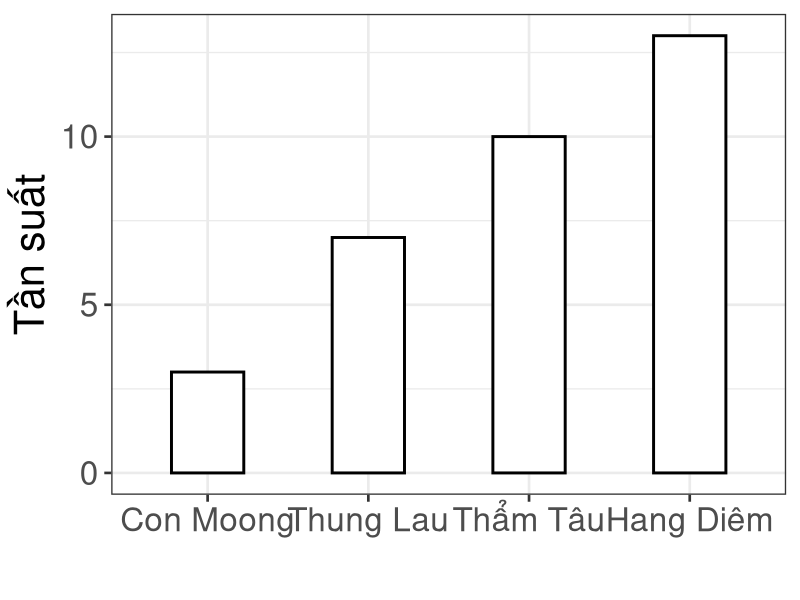
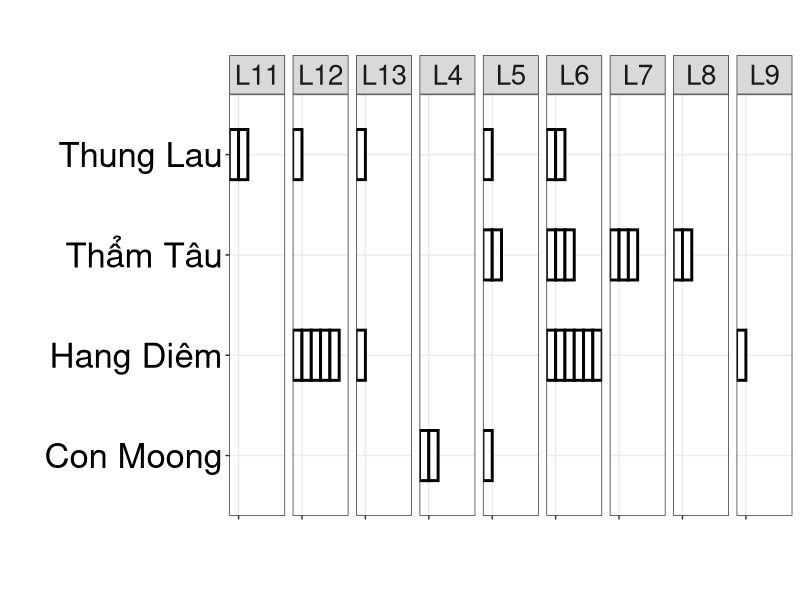
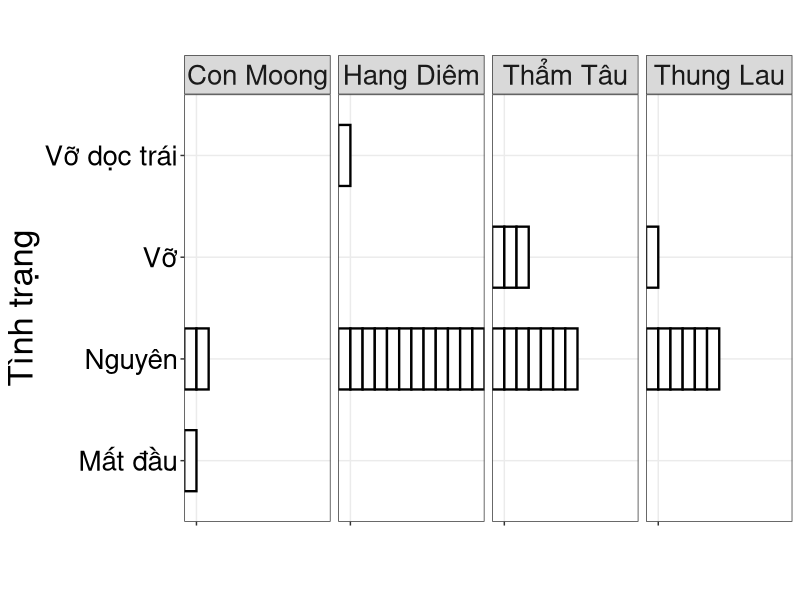
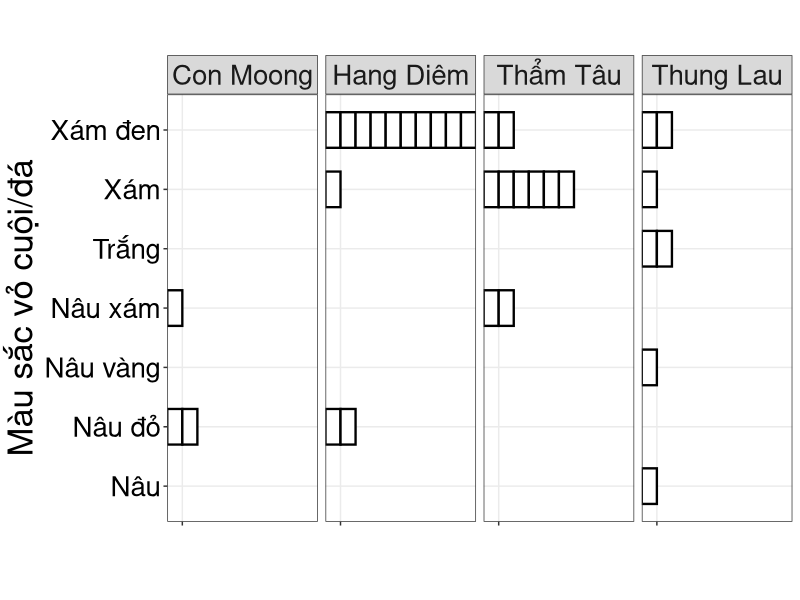
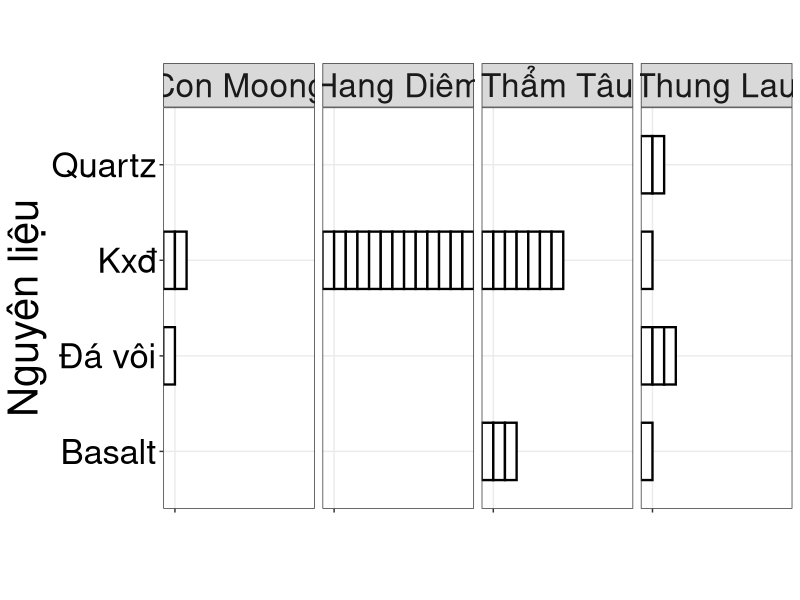
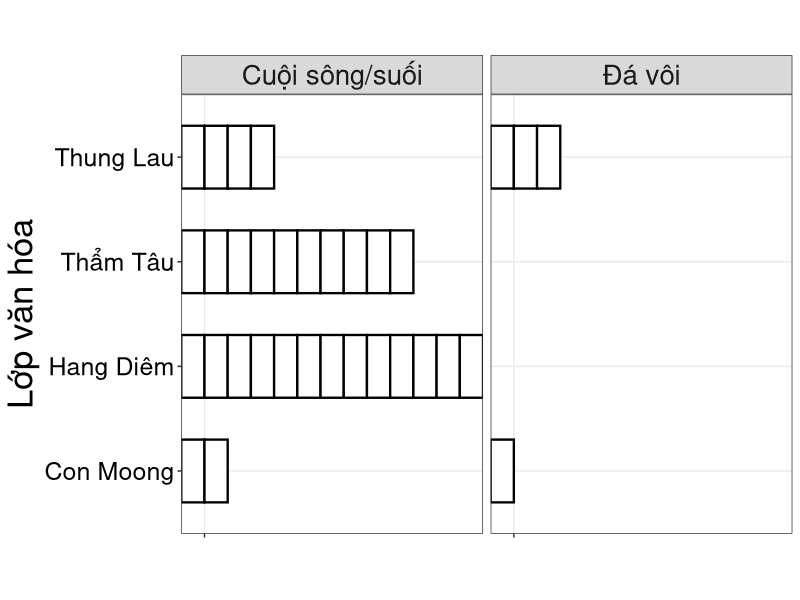
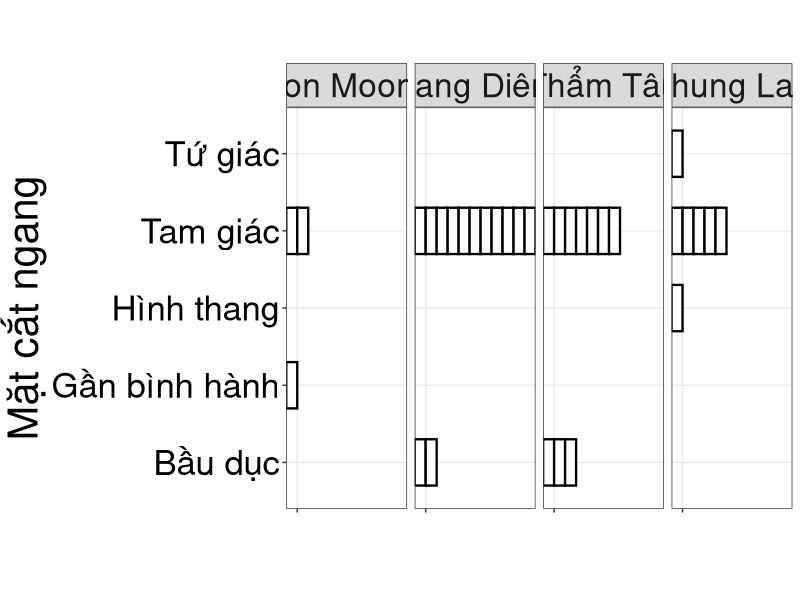
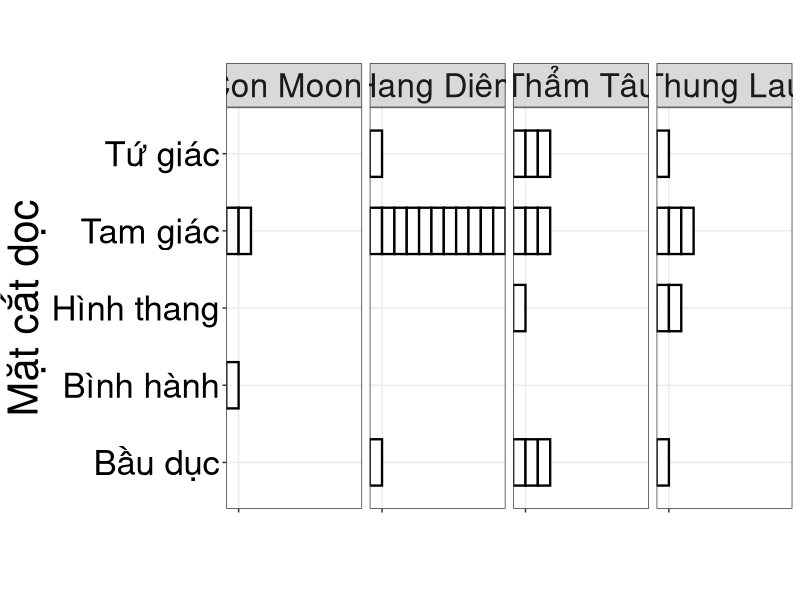

Generate these figures, in order, with R: (Note: this script raises an error after producing the figures.)
# Tan suat phan bo theo dia diem
library(readxl)
library(tidyverse)
library(ggforce)
library("broom")
library(here)
library(ggplot2)
library(ggpubr)
data2 <- read_excel("Flaketools_HBearly.xlsx", sheet = 'Sheet1')
data2
str(data2)
names(data2)
View(data2)
data2 %>% 
  group_by(`Names`) %>%
  tally()
data2_Names_tally <- data2 %>% 
  group_by(`Names`) %>% 
  tally() %>% 
  filter(`Names` != 'NA') %>% 
  arrange(desc(n))
ggplot(data2_Names_tally,
       aes(x = reorder(`Names`, n), y = n)) +
  geom_bar(stat="identity", size = 1, fill = 'white', color = 'black', fill = "white", width = 0.45) +
  theme_bw(base_size = 20) +
  theme(text = element_text(size = 30)) +
  xlab("") +
  ylab("Tần suất")


# Su phan bo cac cong cu manh theo lop - CAC DI CHI
library(readxl)
library(tidyverse)
library(ggforce)
library("broom")
library(here)
library(ggplot2)
library(ggpubr)
data2 <- read_excel("Flaketools_HBearly.xlsx", sheet = 'Sheet1')
data2
ggplot(data2, aes(x=Names, y="")) +
  geom_bar(stat="identity",colour = "black", size = 1, fill = "white", white = 0.3, width = 0.5) + 
  facet_grid(~ Context) +
  geom_text(aes(label = "")) +
  theme_bw() +
  theme(legend.text=element_text(size = 20)) +
  theme(text = element_text(size=25),
        axis.text.y = element_text(size = 25, angle = 0, hjust = 1, colour = "black"),
        axis.text.x = element_text(size = 25, angle = 0, hjust = 1, colour = "black")) +
  ylab("") +
  xlab("") +
  ggtitle("") +
  coord_flip()


# Loai hinh CONG CU MANH/TINH TRANG 
library(readxl)
library(tidyverse)
library(ggforce)
library("broom")
library(here)
library(ggplot2)
library(ggpubr)
data2 <- read_excel("Flaketools_HBearly.xlsx", sheet = 'Sheet1')
data2
ggplot(data2, aes(x=Tinhtrang, y="")) +
  geom_bar(stat="identity",colour = "black",fill = "white", size = 0.8, width = 0.6) + 
  facet_grid(~ Names) +
  geom_text(aes(label = "")) +
  theme_bw() +
  theme(legend.text=element_text("")) +
  theme(text = element_text(size=25),
        axis.text.y = element_text(size = 20, angle = 0, hjust = 1, colour = "black"),
        axis.text.x = element_text(size = 20, angle = 0, hjust = 1, colour = "black")) +
  ylab("") +
  xlab("Tình trạng") +
  ggtitle("") +
  coord_flip()


# Loai hinh CONG CU MANH/MAU SAC
library(readxl)
library(tidyverse)
library(ggforce)
library("broom")
library(here)
library(ggplot2)
library(ggpubr)
data2 <- read_excel("Flaketools_HBearly.xlsx", sheet = 'Sheet1')
data2
ggplot(data2, aes(x=Mausac, y="")) +
  geom_bar(stat="identity",colour = "black",fill = "white", size = 0.8, width = 0.6) + 
  facet_grid(~ Names) +
  geom_text(aes(label = "")) +
  theme_bw() +
  theme(legend.text=element_text("")) +
  theme(text = element_text(size=25),
        axis.text.y = element_text(size = 20, angle = 0, hjust = 1, colour = "black"),
        axis.text.x = element_text(size = 20, angle = 0, hjust = 1, colour = "black")) +
  ylab("") +
  xlab("Màu sắc vỏ cuội/đá") +
  ggtitle("") +
  coord_flip()


# Loai hinh NGUYEN LIEU - DI CHI
library(readxl)
library(tidyverse)
library(ggforce)
library("ggpubr")
library("broom")
library(here)
library(ggplot2)
data2 <- read_excel("Flaketools_HBearly.xlsx", sheet = 'Sheet1')
data2
str(data2)
ggplot(data2, aes(x=Material, y="")) +
  geom_bar(stat="identity",colour = "black", fill = "white", size = 0.8, width = 0.6) + 
  facet_grid(~ Names) +
  geom_text(aes(label = "")) +
  theme_bw() +
  theme(legend.text=element_text("")) +
  theme(text = element_text(size=30),
        axis.text.y = element_text(size = 25, angle = 0, hjust = 1, colour = "black"),
        axis.text.x = element_text(size = 25, angle = 0, hjust = 1, colour = "black")) +
  ylab("") +
  xlab("Nguyên liệu") +
  ggtitle("") +
  coord_flip()


# Loai hinh nguyen lieu theo phan bo lop van hoa
library(readxl)
library(tidyverse)
library(ggforce)
library("ggpubr")
library("broom")
library(here)
library(ggplot2)
data2 <- read_excel("Flaketools_HBearly.xlsx", sheet = 'Sheet1')
data2
ggplot(data2, aes(x=Names, y="")) +
  geom_bar(stat="identity",colour = "black", fill = "white", size = 0.8, width = 0.6) + 
  facet_grid(~ Material_1) +
  geom_text(aes(label = "")) +
  theme_bw() +
  theme(legend.text=element_text("")) +
  theme(text = element_text(size=25),
        axis.text.y = element_text(size = 18, angle = 0, hjust = 1, colour = "black"),
        axis.text.x = element_text(size = 10, angle = 0, hjust = 1, colour = "black")) +
  ylab("") +
  xlab("Lớp văn hóa") +
  ggtitle("") +
  coord_flip()


# Hinh thai MAT CANG NGANG cong cu manh cac Di chi Hoa Binh som 42-20ka
library(readxl)
library(tidyverse)
library(ggforce)
library("ggpubr")
library("broom")
library(here)
library(ggplot2)
data2 <- read_excel("Flaketools_HBearly.xlsx", sheet = 'Sheet1')
data2
ggplot(data2, aes(x=Matcatngang, y="")) +
  geom_bar(stat="identity", colour = "black", fill = "white", size = 0.8, width = 0.6) + 
  facet_grid(~ Names) +
  geom_text(aes(label = "")) +
  theme_bw() +
  theme(legend.text=element_text("")) +
  theme(text = element_text(size=30),
        axis.text.y = element_text(size = 25, angle = 0, hjust = 1, colour = "black"),
        axis.text.x = element_text(size = 25, angle = 0, hjust = 1, colour = "black")) +
  ylab("") +
  xlab("Mặt cắt ngang") +
  ggtitle("") +
  coord_flip()


# Hinh thai MAT CAT DOC cong cu manh cac Di chi Hoa Binh som 42-20ka
library(readxl)
library(tidyverse)
library(ggforce)
library("ggpubr")
library("broom")
library(here)
library(ggplot2)
data2 <- read_excel("Flaketools_HBearly.xlsx", sheet = 'Sheet1')
data2
ggplot(data2, aes(x=Matcatdoc, y="")) +
  geom_bar(stat="identity", colour = "black", fill = "white", size = 0.8, width = 0.6) + 
  facet_grid(~ Names) +
  geom_text(aes(label = "")) +
  theme_bw() +
  theme(legend.text=element_text("")) +
  theme(text = element_text(size=30),
        axis.text.y = element_text(size = 25, angle = 0, hjust = 1, colour = "black"),
        axis.text.x = element_text(size = 25, angle = 0, hjust = 1, colour = "black")) +
  ylab("") +
  xlab("Mặt cắt dọc") +
  ggtitle("") +
  coord_flip()


###----------------- TOM TAT GIA TRI TRUNG VI/TU PHAN VI---------------------###
# HANG DIEM
library(readxl)
library(tidyverse)
library(ggforce)
library("ggpubr")
library("broom")
library(here)
library(ggplot2)
data21 <- read_excel("Flaketools_HBearly.xlsx", sheet = 'Diem')
data21
View(data21)
summary(data21)
IQR(data21$Mass)
IQR(data21$Length_max)
IQR(data21$Length)
data21$Width<- as.numeric(data21$Width)
data21 <- data21 %>% drop_na(Width)
IQR(data21$Width)
IQR(data21$Thickness)
IQR(data21$Platform_width)
IQR(data21$Platform_thickness)
IQR(data21$Gocghe_ngoai)
IQR(data21$Gocghe_trong)
data21$Tyle_voda<- as.numeric(data21$Tyle_voda)
data21 <- data21 %>% drop_na(Tyle_voda)
IQR(data21$Tyle_voda)
IQR(data21$Sovetghe)
IQR(data21$Lopghe)

# THAM TAU
library(readxl)
library(tidyverse)
library(ggforce)
library("ggpubr")
library("broom")
library(here)
library(ggplot2)
data22 <- read_excel("Flaketools_HBearly.xlsx", sheet = 'Tau')
data22
View(data22)
summary(data22)
IQR(data22$Mass)
IQR(data22$Length_max)
IQR(data22$Length)
data22$Width<- as.numeric(data22$Width)
data22 <- data22 %>% drop_na(Width)
IQR(data22$Width)
IQR(data22$Thickness)
IQR(data22$Platform_width)
IQR(data22$Platform_thickness)
IQR(data22$Gocghe_ngoai)
IQR(data22$Gocghe_trong)
data22$Tyle_voda<- as.numeric(data22$Tyle_voda)
data22 <- data22 %>% drop_na(Tyle_voda)
IQR(data22$Tyle_voda)
IQR(data22$Sovetghe)
IQR(data22$Lopghe)


# THUNG LAU
library(readxl)
library(tidyverse)
library(ggforce)
library("ggpubr")
library("broom")
library(here)
library(ggplot2)
data23 <- read_excel("Flaketools_HBearly.xlsx", sheet = 'Lau')
data23
View(data23)
summary(data23)
IQR(data23$Mass)
IQR(data23$Length_max)
IQR(data23$Length)
data23$Width<- as.numeric(data23$Width)
data23 <- data23 %>% drop_na(Width)
IQR(data23$Width)
IQR(data23$Thickness)
IQR(data23$Platform_width)
IQR(data23$Platform_thickness)
IQR(data23$Gocghe_ngoai)
IQR(data23$Gocghe_trong)
data23$Tyle_voda<- as.numeric(data23$Tyle_voda)
data23 <- data23 %>% drop_na(Tyle_voda)
IQR(data23$Tyle_voda)
IQR(data23$Sovetghe)
IQR(data23$Lopghe)


###------------------------------------QUY MO--------------------------------------###
# Chi so Trung Vi va Di chi
# Di chi va Trong luong
library(readxl)
library(tidyverse)
library(ggforce)
library("broom")
library(ggpubr)
library(here)
library(ggplot2)
data2 <- read_excel("Flaketools_HBearly.xlsx", sheet = 'Sheet1')
data2
names(data2)
data2$Mass <- as.numeric(data2$Mass)
data2 <- data2 %>% drop_na(Mass)
ggplot(data2 , aes(x = Names, y = Mass)) + 
  geom_boxplot(width = 0.5, size = 0.9) +
  geom_jitter(height = 0,  width = 0.05, alpha = 0.3) +
  theme_bw() +
  theme(legend.position = "bottom") +
  theme(text = element_text(size=30),
        axis.text.y = element_text(size = 25, angle = 0, hjust = 0.5),
        axis.text.x = element_text(size = 25, angle = 0, hjust = 0.5, color = 'black')) + # Cach thay doi SIZE cua phong chu o chu thich X-axis
  xlab("") +
  ylab("Trọng lượng (g)") +
  ggtitle("") +
  labs(fill = "Nguyên liệu: ") +
  scale_y_log10()
# Anova: LOP VAN HOA va TRONG LUONG
attach(data2)
str(data2)
av1 = aov(Mass ~ Names)
summary(av1)
av1
TukeyHSD(av1)
tk = TukeyHSD(av1)
plot(tk)


# DI CHI VA CHIEU DAI
library(readxl)
library(tidyverse)
library(ggforce)
library("broom")
library(ggpubr)
library(here)
library(ggplot2)
data2 <- read_excel("Flaketools_HBearly.xlsx", sheet = 'Sheet1')
data2
str(data2)
data2$Length <- as.numeric(data2$Length)
data2 <- data2 %>% drop_na(Length)
ggplot(data2 , aes(x = Names, y = Length)) + 
  geom_boxplot(width = 0.5, size = 0.7) +
  geom_jitter(height = 0,  width = 0.05, alpha = 0.3) +
  theme_bw() +
  theme(legend.position = "bottom") +
  theme(text = element_text(size=30),
        axis.text.y = element_text(size = 25, angle = 0, hjust = 0.5),
        axis.text.x = element_text(size = 25, angle = 0, hjust = 0.5, color = 'black')) + # Cach thay doi SIZE cua phong chu o chu thich X-axis
  xlab("") +
  ylab("Chiều dài (mm)") +
  ggtitle("") +
  labs(fill = "Nguyên liệu: ") +
  scale_y_log10()
# Anova: LOP VAN HOA va CHIEU DAI
attach(data2)
str(data2)
av = aov(Length ~ Names)
summary(av)
av
TukeyHSD(av)
tk = TukeyHSD(av)
plot(tk)


# DI CHI VA CHIEU RONG
library(readxl)
library(tidyverse)
library(ggforce)
library("broom")
library(ggpubr)
library(here)
library(ggplot2)
data2 <- read_excel("Flaketools_HBearly.xlsx", sheet = 'Sheet1')
data2
data2$Width <- as.numeric(data2$Width)
data2 <- data2 %>% drop_na(Width)
ggplot(data2 , aes(x = Names, y = Width)) + 
  geom_boxplot(width = 0.5, size = 0.9) +
  geom_jitter(height = 0,  width = 0.2, alpha = 0.3) +
  theme_bw() +
  theme(legend.position = "bottom") +
  theme(text = element_text(size=30),
        axis.text.y = element_text(size = 25, angle = 0, hjust = 0.5),
        axis.text.x = element_text(size = 25, angle = 0, hjust = 0.5)) + # Cach thay doi SIZE cua phong chu o chu thich X-axis
  xlab("") +
  ylab("Chiều rộng (mm)") +
  ggtitle("") +
  labs(fill = "Nguyên liệu: ") +
  scale_y_log10()
# Anova: LOP VAN HOA va CHIEU RONG
attach(data2)
str(data2)
av = aov(Width ~ Names)
summary(av)
av
TukeyHSD(av)
tk = TukeyHSD(av)
plot(tk)


# DI CHI VA CHIEU DAY
library(readxl)
library(tidyverse)
library(ggforce)
library("broom")
library(ggpubr)
library(here)
library(ggplot2)
data2 <- read_excel("Flaketools_HBearly.xlsx", sheet = 'Sheet1')
data2
data2$Thickness <- as.numeric(data2$Thickness)
data2 <- data2 %>% drop_na(Thickness)
ggplot(data2 , aes(x = Names, y = Thickness)) + 
  geom_boxplot(width = 0.5, size = 0.7) +
  geom_jitter(height = 0,  width = 0.2, alpha = 0.3) +
  theme_bw() +
  theme(legend.position = "bottom") +
  theme(text = element_text(size=30),
        axis.text.y = element_text(size = 25, angle = 0, hjust = 0.5),
        axis.text.x = element_text(size = 25, angle = 0, hjust = 0.5)) + # Cach thay doi SIZE cua phong chu o chu thich X-axis
  xlab("") +
  ylab("Chiều dày (mm)") +
  ggtitle("") +
  labs(fill = "Nguyên liệu: ") +
  scale_y_log10()
# Anova: NGUYEN LIEU va CHIEU DAY
attach(data2)
str(data2)
av = aov(Thickness ~ Names)
summary(av)
av
TukeyHSD(av)
tk = TukeyHSD(av)
plot(tk)


## HE SO TUONG QUAN - QUY MO----------------------------------------------------
library(readxl)
library(tidyverse)
library(ggforce)
library("broom")
library(ggpubr)
library(here)
library(ggplot2)
data2 <- read_excel("Flaketools_HBearly.xlsx", sheet = 'Sheet1')
data2
str(data2)
attach(data2)
cor.test(Length, Width, method = "pearson")
cor.test(Edge_angle1, Thickness, method = "pearson")

# Mass/Max_dimension - rat OK
library(readxl)
library(tidyverse)
library(ggforce)
library("broom")
library(ggpubr)
library(here)
library(ggplot2)
data2 <- read_excel("Flaketools_HBearly.xlsx", sheet = 'Sheet1')
data2
names(data2)
data2$Mass <- as.numeric(data2$Mass)
data2$Length <- as.numeric(data2$Length)
data2 <- data2 %>% drop_na(Mass)
data2 <- data2 %>% drop_na(Length)
ggscatter(data2 , x = "Mass", y = "Length",
          color = "black", shape = 1, size = 8, # Points color, shape and size
          add = "reg.line",  # Add regressin line
          add.params = list(color = "blue", fill = "lightgray"), # Customize reg. line
          conf.int = TRUE, # Add confidence intehttp://127.0.0.1:22589/graphics/plot_zoom_png?width=2034&height=1046rval
          cor.coef = TRUE, # Add correlation coefficient. see ?stat_cor
          cor.coeff.args = list(method = "perason", label.x = 2, label.sep = "\n")
) +
  stat_cor(method = "pearson", label.x = 10, label.y = 120, size = 6) +
  geom_point(alpha = 0.05, size = 1, fill = "black" , color = "black") +
  facet_grid(~ Names) +
  theme_bw() +
  theme(legend.text=element_text(size = 30)) +
  theme(text = element_text(size = 30),
        axis.text.y = element_text(size = 25, angle = 0, hjust = 1, colour = "black"),
        axis.text.x = element_text(size = 25, angle = 0, hjust = 1, colour = "black")) +
  theme_bw(base_size = 25) +
  theme(aspect.ratio = 4/6) +
  ylab("Trọng lượng (g)") +
  xlab("Chiều dài (mm)") +
  ggtitle("")


# He so tuong quan chieu Dai va Rong - rat OK
library(readxl)
library(tidyverse)
library(ggforce)
library("ggpubr")
library("broom")
library(here)
library(ggplot2)
data2 <- read_excel("Flaketools_HBearly.xlsx", sheet = 'Sheet1')
data2
names(data2)
data2$Width <- as.numeric(data2$Width)
data2$Length <- as.numeric(data2$Length)
data2 <- data2 %>% drop_na(Width)
data2 <- data2 %>% drop_na(Length)
ggscatter(data2 , x = "Width", y = "Length",
          color = "black", shape = 1, size = 6, # Points color, shape and size
          add = "reg.line",  # Add regressin line
          add.params = list(color = "blue", fill = "lightgray"), # Customize reg. line
          conf.int = TRUE, # Add confidence intehttp://127.0.0.1:22589/graphics/plot_zoom_png?width=2034&height=1046rval
          cor.coef = TRUE, # Add correlation coefficient. see ?stat_cor
          cor.coeff.args = list(method = "Pearsom", label.x = 2, label.sep = "\n")
) +
  stat_cor(method = "pearson", label.x = 10, label.y = 100, size = 6) +
  geom_point(alpha = 0.05, size = 8, fill = "black" , color = "black") +
  facet_grid(~ Names) +
  theme_bw() +
  theme(legend.text=element_text(size = 30)) +
  theme(text = element_text(size = 30),
        axis.text.y = element_text(size = 25, angle = 0, hjust = 10, colour = "black"),
        axis.text.x = element_text(size = 25, angle = 0, hjust = 1, colour = "black")) +
  theme_bw(base_size = 25) +  theme(aspect.ratio = 4/6) +
  ggtitle("") +
  xlab("Chiều rộng (mm)") +
  ylab("Chiều dài (mm)")


# He so tuong quan chieu Dai va Rong - rat OK
library(readxl)
library(tidyverse)
library(ggforce)
library("ggpubr")
library("broom")
library(here)
library(ggplot2)
data2 <- read_excel("Flaketools_HBearly.xlsx", sheet = 'Sheet1')
data2
str(data2)
names(data2)
data2$Width <- as.numeric(data2$Width)
data2$Thickness <- as.numeric(data2$Thickness)
data2 <- data2 %>% drop_na(Width)
data2 <- data2 %>% drop_na(Thickness)
ggscatter(data2 , x = "Width", y = "Thickness",
          color = "black", shape = 21, size = 5, # Points color, shape and size
          add = "reg.line",  # Add regressin line
          add.params = list(color = "blue", fill = "lightgray"), # Customize reg. line
          conf.int = TRUE, # Add confidence interval
          cor.coef = TRUE, # Add correlation coefficient. see ?stat_cor
          cor.coeff.args = list(method = "lm", label.x = 2, label.sep = "\n")
) +
  stat_cor(method = "pearson", label.x = 10, label.y = 30, size = 6) +
  geom_point(alpha = 0.05, size = 8, fill = "black" , color = "black") +
  facet_grid(~ Names) +
  theme_bw() +
  theme(legend.text=element_text(size = 30)) +
  theme(text = element_text(size = 30),
        axis.text.y = element_text(size = 25, angle = 0, hjust = 10, colour = "black"),
        axis.text.x = element_text(size = 25, angle = 0, hjust = 1, colour = "black")) +
  theme_bw(base_size = 25) +
  theme(aspect.ratio = 4/6) +
  ggtitle("") +
  xlab("Chiều dày (mm)") +
  ylab("Chiều rộng (mm)")


# He so tuong quan chieu Dai và Day
library(readxl)
library(tidyverse)
library(ggforce)
library("ggpubr")
library("broom")
library(here)
library(ggplot2)
data2 <- read_excel("Flaketools_HBearly.xlsx", sheet = 'Sheet1')
data2
names(data2)
data2$Length <- as.numeric(data2$Length)
data2$Thickness <- as.numeric(data2$Thickness)
data2 <- data2 %>% drop_na(Width)
data2 <- data2 %>% drop_na(Thickness)
ggscatter(data2 , x = "Length", y = "Thickness",
          color = "black", shape = 21, size = 5, # Points color, shape and size
          add = "reg.line",  # Add regressin line
          add.params = list(color = "blue", fill = "lightgray"), # Customize reg. line
          conf.int = TRUE, # Add confidence interval
          cor.coef = TRUE, # Add correlation coefficient. see ?stat_cor
          cor.coeff.args = list(method = "Pearson", label.x = 2, label.sep = "\n")
) +
  stat_cor(method = "pearson", label.x = 10, label.y = 35, size = 6) +
  geom_point(alpha = 0.05, size = 8, fill = "black" , color = "black") +
  facet_grid(~ Names) +
  theme_bw() +
  theme(legend.text=element_text(size = 30)) +
  theme(text = element_text(size = 25),
        axis.text.y = element_text(size = 25, angle = 0, hjust = 10, colour = "black"),
        axis.text.x = element_text(size = 25, angle = 0, hjust = 1, colour = "black")) +
  theme_bw(base_size = 25) +
  theme(aspect.ratio = 4/6) +
  ggtitle("") +
  xlab("Chiều dài (mm)") +
  ylab("Chiều dày (mm)")


#----------------------------- KY THUAT CHE TAC---------------------------------
#-----DIEN GHE---------------------------------
# LOAI HINH DIEN GHE
library(readxl)
library(tidyverse)
library(ggforce)
library("broom")
library(here)
library(ggplot2)
library(ggpubr)
data2 <- read_excel("Flaketools_HBearly.xlsx", sheet = 'Sheet1')
data2
str(data2)
names(data2)
View(data2)
data2 %>% 
  group_by(`Dienghe`) %>%
  tally()
data2_Dienghe_tally <- data2 %>% 
  group_by(`Dienghe`) %>% 
  tally() %>% 
  filter(`Dienghe` != 'NA') %>% 
  arrange(desc(n))
ggplot(data2_Dienghe_tally,
       aes(x = reorder(`Dienghe`, n), y = n)) +
  geom_bar(stat="identity", size = 0.8, fill = 'white', color = 'black', width = 0.6) +
  theme_bw(base_size = 12) +
  theme(text = element_text(size = 30)) +
  xlab("
       Loại diện ghè") +
  ylab("Tần suất")


# KY THUAT GHE MOT/HAI MAT
library(readxl)
library(tidyverse)
library(ggforce)
library("broom")
library(here)
library(ggplot2)
library(ggpubr)
data2 <- read_excel("Flaketools_HBearly.xlsx", sheet = 'Sheet1')
data2
str(data2)
names(data2)
View(data2)
data2 %>% 
  group_by(`Kythuatghe`) %>%
  tally()
data2_Kythuatghe_tally <- data2 %>% 
  group_by(`Kythuatghe`) %>% 
  tally() %>% 
  filter(`Kythuatghe` != 'NA') %>% 
  arrange(desc(n))
ggplot(data2_Kythuatghe_tally,
       aes(x = reorder(`Kythuatghe`, n), y = n)) +
  geom_bar(stat="identity", size = 0.8, fill = 'white', color = 'black', width = 0.5) +
  theme_bw(base_size = 12) +
  theme(text = element_text(size = 30)) +
  xlab("
       Ghè trực tiếp") +
  ylab("Tần suất")


# HUONG GHE CUA CONG CU MANH
library(readxl)
library(tidyverse)
library(ggforce)
library("broom")
library(here)
library(ggplot2)
library(ggpubr)
data2 <- read_excel("Flaketools_HBearly.xlsx", sheet = 'Sheet1')
data2
str(data2)
names(data2)
View(data2)
data2 %>% 
  group_by(`Huongnhatghe`) %>%
  tally()
data2_Huongnhatghe_tally <- data2 %>% 
  group_by(`Huongnhatghe`) %>% 
  tally() %>% 
  filter(`Huongnhatghe` != 'NA') %>% 
  arrange(desc(n))
ggplot(data2_Huongnhatghe_tally,
       aes(x = reorder(`Huongnhatghe`, n), y = n)) +
  geom_bar(stat="identity", size = 0.8, fill = 'white', color = 'black', width = 0.5) +
  theme_bw(base_size = 20) +
  theme(text = element_text(size = 30)) +
  xlab(" 
       Hướng tu chỉnh") +
  ylab("Tần suất")


# HUONG GHE CONG CỤ MANH PHAN BO THEO DI DI CHI
library(readxl)
library(tidyverse)
library(ggforce)
library("broom")
library(here)
library(ggplot2)
library(ggpubr)
data2 <- read_excel("Flaketools_HBearly.xlsx", sheet = 'Sheet1')
data2
str(data2)
data2 <- data2 %>% drop_na(Kythuatghe)
ggplot(data2, aes(x=Kythuatghe, y="", fill = "")) +
  geom_bar(stat="identity",colour = "black", size = 1, fill = "white", width = .4) + 
  facet_grid(~ Names) +
  geom_text(aes(label = "")) +
  theme_bw() +
  theme(legend.text=element_text(size = 25)) +
  theme(text = element_text(size=30),
        axis.text.y = element_text(size = 25, angle = 0, hjust = 1, colour = "black"),
        axis.text.x = element_text(size = 25, angle = 0, hjust = 1, colour = "black")) +
  ylab("") +
  xlab("
       Kỹ thuật ghè") +
  ggtitle("")


# TU CHINH HAY NOTCH
library(readxl)
library(tidyverse)
library(ggforce)
library("broom")
library(here)
library(ggplot2)
library(ggpubr)
data2 <- read_excel("Flaketools_HBearly.xlsx", sheet = 'Sheet1')
data2
str(data2)
data2 <- data2 %>% drop_na(Kythuatghedeo)
ggplot(data2, aes(x=Kythuatghedeo, y="", fill = "")) +
  geom_bar(stat="identity",colour = "black", size = 1, fill = "white", width = .4) + 
  facet_grid(~ Names) +
  geom_text(aes(label = "")) +
  theme_bw() +
  theme(legend.text=element_text(size = 25)) +
  theme(text = element_text(size=30),
        axis.text.y = element_text(size = 25, angle = 0, hjust = 1, colour = "black"),
        axis.text.x = element_text(size = 25, angle = 0, hjust = 1, colour = "black")) +
  ylab("") +
  xlab("
       Loại tu chỉnh") +
  ggtitle("") +
  coord_flip()


# PHAN BO DIEN GHE THEO LOP/DI CHI
library(readxl)
library(tidyverse)
library(ggforce)
library("broom")
library(here)
library(ggplot2)
library(ggpubr)
data2 <- read_excel("Flaketools_HBearly.xlsx", sheet = 'Sheet1')
data2
ggplot(data2, aes(x=Context, y="")) +
  geom_bar(stat="identity",colour = "black", fill = "white", size = 0.7) + 
  facet_grid(~ Names) +
  geom_text(aes(label = "")) +
  theme_bw() +
  theme(legend.text=element_text(size = 25)) +
  theme(text = element_text(size=30),
        axis.text.y = element_text(size = 25, angle = 0, hjust = 1, colour = "black"),
        axis.text.x = element_text(size = 25, angle = 0, hjust = 1, colour = "black")) +
  ylab("") +
  xlab("") +
  ggtitle("") +
  coord_flip()


# VI TRI TU CHINH LUNG/DI CHI
library(readxl)
library(tidyverse)
library(ggforce)
library("broom")
library(here)
library(ggplot2)
library(ggpubr)
data2 <- read_excel("Flaketools_HBearly.xlsx", sheet = 'Sheet1')
data2
data2 <- data2 %>% drop_na(Names)
data2 <- data2 %>% drop_na(Tuchinh_lung)
ggplot(data2, aes(x=Tuchinh_lung, y="")) +
  geom_bar(stat="identity",colour = "black", fill = "white", size = 0.7) + 
  facet_grid(~ Names) +
  geom_text(aes(label = "")) +
  theme_bw() +
  theme(legend.text=element_text(size = 25)) +
  theme(text = element_text(size=30),
        axis.text.y = element_text(size = 25, angle = 0, hjust = 1, colour = "black"),
        axis.text.x = element_text(size = 25, angle = 0, hjust = 1, colour = "black")) +
  ylab("") +
  xlab("") +
  ggtitle("Vị trí tu chỉnh mặt lưng") +
  coord_flip()


#--------------------------------GOC LUOI --------------------------------------
# GIA TRI TRUNG BINH GOC LUOI CONG CU MANH
library(readxl)
library(tidyverse)
library(ggforce)
library("broom")
library(ggpubr)
library(here)
library(ggplot2)
data2 <- read_excel("Flaketools_HBearly.xlsx", sheet = 'Sheet1')
data2
str(data2)
names(data2)
data2$Gocluoi1 <- as.numeric(data2$Gocluoi1)
data2 <- data2 %>% drop_na(Gocluoi1)
ggplot(data2 %>% filter(!is.na(Gocluoi1)), 
       aes(x = Gocluoi1, y = "")) + 
  geom_boxplot(width = 0.3, size = 0.8) +
  geom_jitter(height = 0,  width = 0.15, alpha = 0.05) +
  facet_wrap( ~ Names) +
  theme_bw() +
  theme(legend.position = "bottom") +
  theme(text = element_text(size=30, color = "black"),
        axis.text.y = element_text(size = 30, angle = 0, hjust = 0.5, color = "black"),
        axis.text.x = element_text(size = 30, angle = 0, hjust = 0.5, color = 'black')) + # Cach thay doi SIZE cua phong chu o chu thich X-axis
  theme(aspect.ratio = 4/12) +
  xlab("Góc lưỡi (o)") +
  ylab("") +
  ggtitle("Chỉ số góc lưỡi") +
  coord_flip()

#Anova / GOC LUOI
attach(data2)
str(data2)
av = aov(Gocluoi1 ~ Names)
summary(av)
av
TukeyHSD(av)
tk = TukeyHSD(av)
plot(tk)


#--------------------------------- SO VET GHE-----------------------------------
# SO VET GHE
library(readxl)
library(tidyverse)
library(ggforce)
library("broom")
library(ggpubr)
library(here)
library(ggplot2)
data2 <- read_excel("Flaketools_HBearly.xlsx", sheet = 'Sheet1')
data2
str(data2)
names(data2)
data2$Gocluoi1 <- as.numeric(data2$Sovetghe)
data2 <- data2 %>% drop_na(Sovetghe)
data2 <- data2 %>% drop_na(Names)
ggplot(data2 %>% filter(!is.na(Sovetghe)), 
       aes(x = Sovetghe, y = "")) + 
  geom_boxplot(width = 0.3, size = 0.8) +
  geom_jitter(height = 0,  width = 0.15, alpha = 0.05) +
  facet_wrap( ~ Names) +
  theme_bw() +
  theme(legend.position = "bottom") +
  theme(text = element_text(size=30, color = "black"),
        axis.text.y = element_text(size = 30, angle = 0, hjust = 0.5, color = "black"),
        axis.text.x = element_text(size = 30, angle = 0, hjust = 0.5, color = 'black')) + # Cach thay doi SIZE cua phong chu o chu thich X-axis
  theme(aspect.ratio = 3/4) +
  xlab("Tần suất (o)") +
  ylab("") +
  ggtitle("Số vết ghè") +
  scale_x_log10() +
  coord_flip()

#Anova / SO VET GHE
attach(data2)
str(data2)
av = aov(Sovetghe ~ Names)
summary(av)
av
TukeyHSD(av)
tk = TukeyHSD(av)
plot(tk)


# SO VET GHE/LOP GHE
library(readxl)
library(tidyverse)
library(ggforce)
library("broom")
library(ggpubr)
library(here)
library(ggplot2)
data2 <- read_excel("Flaketools_HBearly.xlsx", sheet = 'Sheet1')
data2
str(data2)
names(data2)
data2$Gocluoi1 <- as.numeric(data2$Sovetghe)
data2 <- data2 %>% drop_na(Sovetghe)
data2 <- data2 %>% drop_na(Names)
ggplot(data2 %>% filter(!is.na(Sovetghe)), 
       aes(x = Lopghe, y = "")) + 
  geom_boxplot(width = 0.3, size = 0.8) +
  geom_jitter(height = 0,  width = 0.15, alpha = 0.05) +
  facet_wrap( ~ Names) +
  theme_bw() +
  theme(legend.position = "bottom") +
  theme(text = element_text(size=30, color = "black"),
        axis.text.y = element_text(size = 30, angle = 0, hjust = 0.5, color = "black"),
        axis.text.x = element_text(size = 30, angle = 0, hjust = 0.5, color = 'black')) + # Cach thay doi SIZE cua phong chu o chu thich X-axis
  theme(aspect.ratio = 3/4) +
  xlab("Tần suất (o)") +
  ylab("") +
  ggtitle("Số lớp ghè") +
  scale_x_log10() +
  coord_flip()


#Anova / SO LOP GHE
attach(data2)
str(data2)
av = aov(Lopghe ~ Names)
summary(av)
av
TukeyHSD(av)
tk = TukeyHSD(av)
plot(tk)

# HE SO TUONG QUAN SO NHAT GHE / GOC LUOI
library(readxl)
library(tidyverse)
library(ggforce)
library("broom")
library(here)
library(ggplot2)
library(ggpubr)
data2 <- read_excel("Flaketools_HBearly.xlsx", sheet = 'Sheet1')
data2
str(data2)
data2$Sovetghe <- as.numeric(data2$Sovetghe)
data2 <- data2 %>% drop_na(Sovetghe)
data2 <- data2 %>% drop_na(Gocluoi1)
data2$Gocluoi1 <- as.numeric(data2$Gocluoi1)
ggscatter(data2 , x = "Gocluoi1", y = "Thickness",
          color = "black", shape = 1, size = 4, # Points color, shape and size
          add = "reg.line",  # Add regressin line
          add.params = list(color = "blue", fill = "lightgray"), # Customize reg. line
          conf.int = TRUE, # Add confidence interval
          cor.coef = TRUE, # Add correlation coefficient. see ?stat_cor
          cor.coeff.args = list(method = "", label.x = 2, label.sep = "\n")
) +
  stat_cor(method = "pearson", label.x = 0, label.y = 20, size = 8) +
  geom_point(alpha = 0.05, size = 5, fill = "black" , color = "black") +
  facet_wrap( ~ Names) +
  geom_smooth(method = "lm") +
  theme_bw() +
  theme_bw(base_size = 30) +
  theme(aspect.ratio = 4/8) +
  ggtitle("") +
  xlab("Góc lưỡi (o)") +
  ylab("Chiều dày")


#-------------------------------- XONG -----------------------------------------